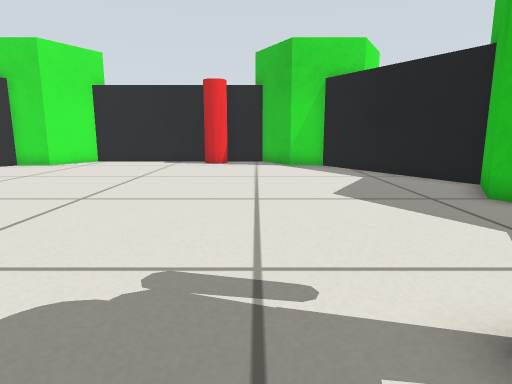
view 1 (above)

12 first-person views from a walk through a world built for the Gazebo simulator. The camera is 0.37 m above the floor, tilts 10° down and sees 75° across. The floor is counted in squares, 0.25 m on a side. Each view is taken from the middle of a square. On the plan, view 1 faces up. The plan holds only what a view shows up to about 15 squares ahead; the rest is blank. The place goes on beyond the plan. Some stock models are drawn as simple stand-ins.

view 2
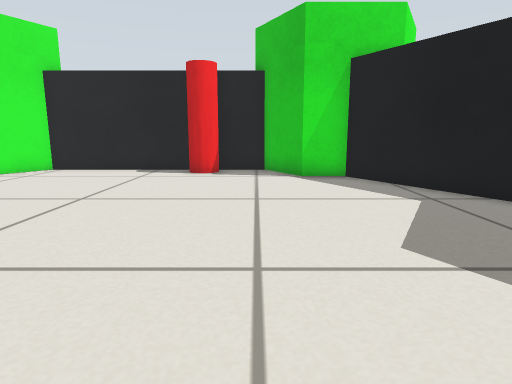

view 3
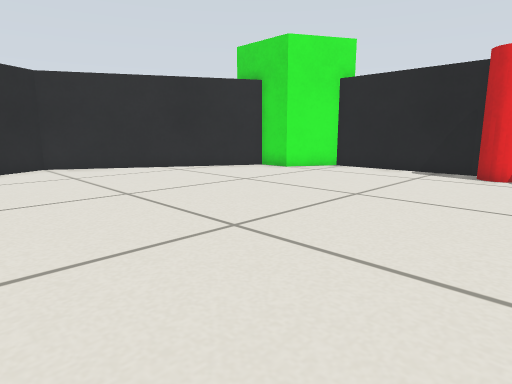

view 4
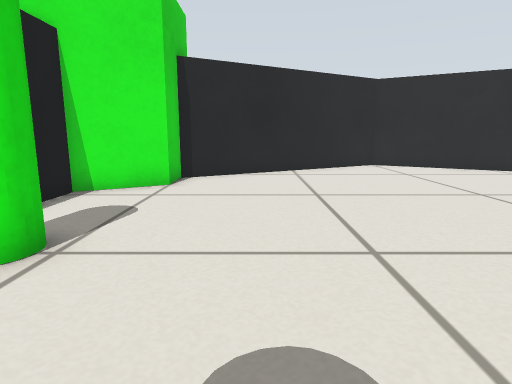

view 5
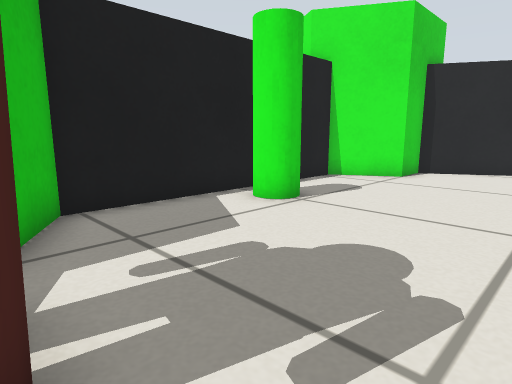

view 6
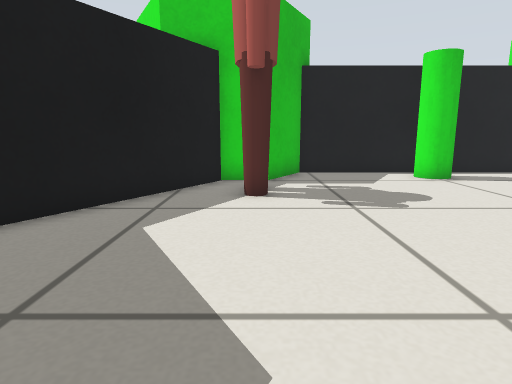

view 7
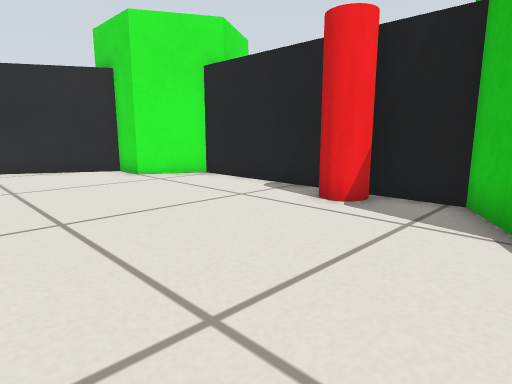

view 8
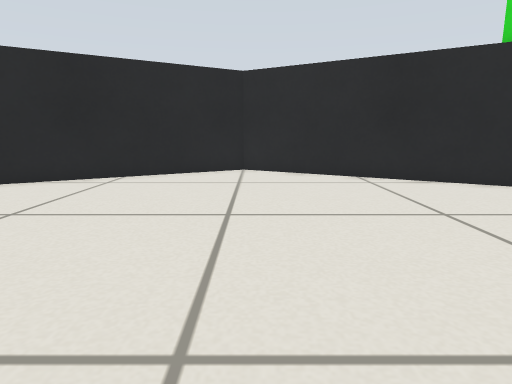

view 9
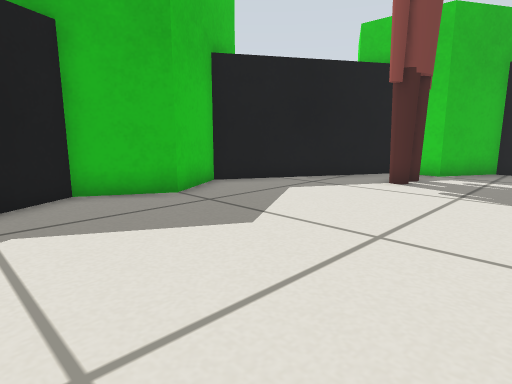

view 10
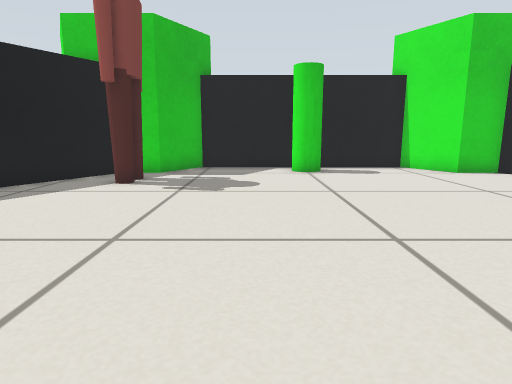

view 11
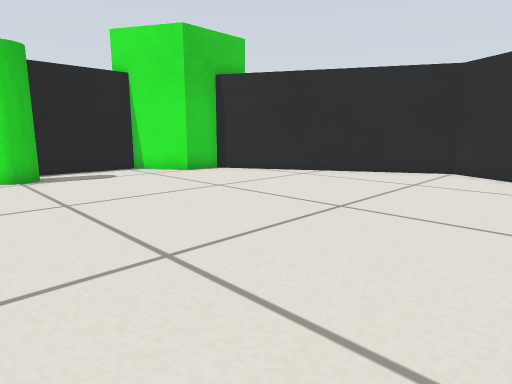

view 12
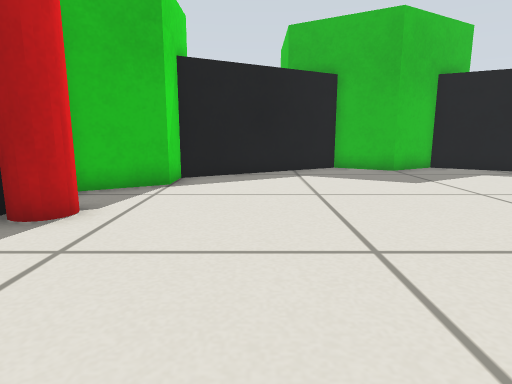

### Floor plan
Points are (right, up) in squares from view 1. A wall is a line through its corners. A room is listed if a view was taken in it or the views show most of it. See-through windows are left out.
Room 1 (views 1, 2, 3, 4, 5, 6, 7, 8, 9, 10, 11, 12)
walls: (-15.6, 7.2) (-11.1, -0.5) (-9.6, -0.5) (-8.3, -2.7) (0.3, -2.7) (1.6, -0.5) (3.1, -0.5) (6.5, 5.4) (5.3, 7.5) (6.5, 9.6) (3.1, 15.5) (1.6, 15.5) (0.3, 17.7) (-8.3, 17.7) (-9.6, 15.5) (-11.1, 15.5) (-15.5, 7.8)
objects: green cylinder (-4, -2) to (-4, -1); red cylinder (-2, 16) to (-2, 17); person (2, 0) to (2, 3)

Where each view was taken, in squares from view 1:
view 1: 0 up, 0 right, facing up
view 2: 4 up, 0 right, facing up
view 3: 4 up, 0 right, facing up-left
view 4: 2 up, 0 right, facing left
view 5: 4 up, 2 right, facing down-left
view 6: 10 up, 2 right, facing down
view 7: 10 up, 2 right, facing up-left
view 8: 8 up, 2 left, facing left
view 9: 12 up, 2 left, facing down-right
view 10: 12 up, 2 left, facing down
view 11: 11 up, 2 left, facing down-left
view 12: 13 up, 8 left, facing right
